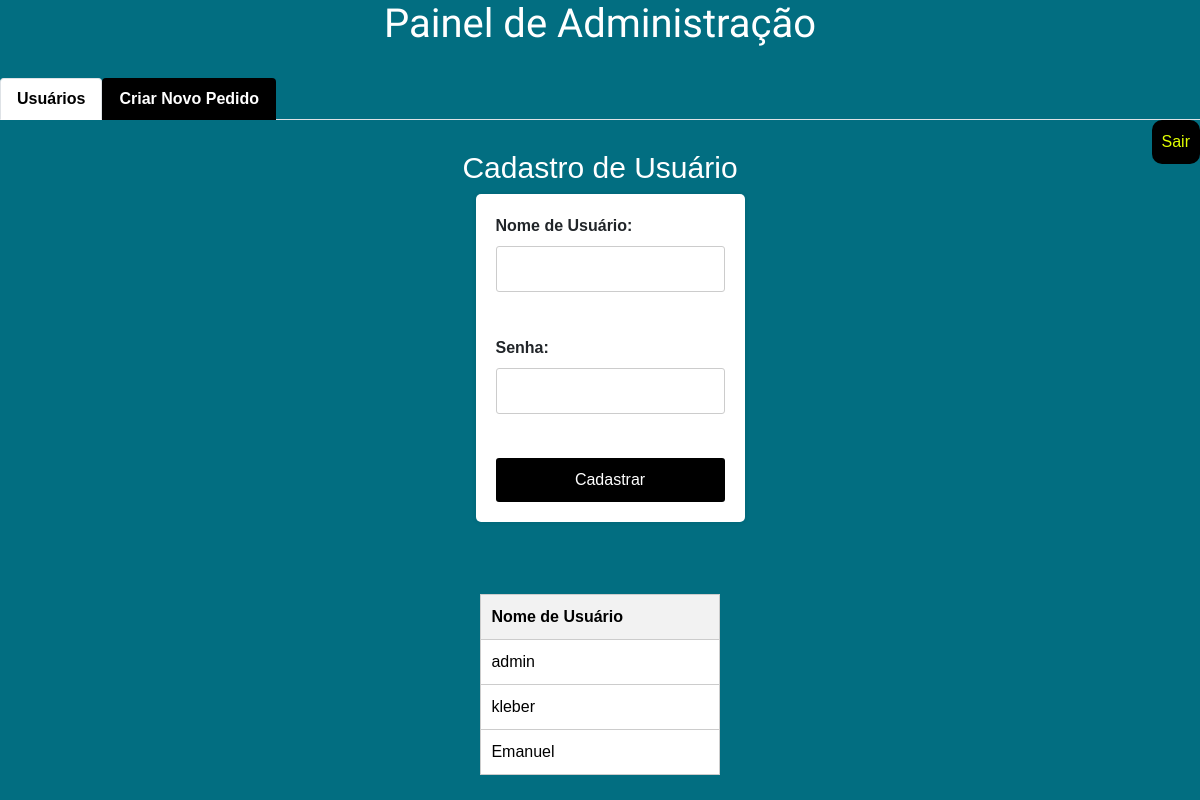
/admin_dashboard/, run on the app's committed database.
### mvpapp/models.py (models this page shows)
class User(AbstractUser):
    pass

### mvpapp/views.py (the view)
# urls.py: path('admin_dashboard/', views.admin_dashboard, name='admin_dashboard'),  # Nova rota para o painel de administração
def admin_dashboard(request):
    if request.method == 'POST':
        form = UserForm(request.POST)
        if form.is_valid():
            username = form.cleaned_data['username']
            password = form.cleaned_data['password']
            if User.objects.filter(username=username).exists():
                error_message = 'O nome de usuário já está em uso.'
                return render(request, 'admin_dashboard.html', {'form': form, 'error_message': error_message})
            user = User.objects.create_user(username=username, password=password)
            user.save()
            success_message = 'Usuário cadastrado com sucesso!'
            return render(request, 'admin_dashboard.html', {'form': form, 'success_message': success_message})
    else:
        form = UserForm()
    users = User.objects.all()
    return render(request, 'admin_dashboard.html', {'form': form, 'users': users})

### mvpapp/forms.py
class UserForm(forms.ModelForm):
    password = forms.CharField(widget=forms.PasswordInput)
    class Meta:
        model = User
        fields = ('username', 'password')

### mvpapp/templates/admin_dashboard.html (shortened to what this page needs)
{% load static %}
<!DOCTYPE html>
<html>
<head>
    <link rel="stylesheet" href="https://maxcdn.bootstrapcdn.com/bootstrap/4.5.2/css/bootstrap.min.css">
    <link rel="stylesheet" type="text/css" href="{% static 'style.css' %}">
</head>
<body>
    <h1 class="adm">Painel de Administração</h1>
    <ul class="nav nav-tabs">
        <li class="nav-item">
            <a class="nav-link active" id="tab-cadastrar-usuario" data-toggle="tab" href="#cadastrar-usuario">Usuários</a>
        </li>
        <li class="nav-item">
            <a class="nav-link" id="tab-criar-pedido" data-toggle="tab" href="#criar-pedido">Criar Novo Pedido</a>
        </li>
    </ul>
    <div class="tab-content">
        <div id="cadastrar-usuario" class="tab-pane fade show active">
            <h3 class="cdsuser">Cadastro de Usuário</h3>
            <div class="formulario">
                <form method="post">
                    <label for="username">Nome de Usuário:</label>
                    <input type="text" id="username" name="username" required><br><br>
                    <label for="password">Senha:</label>
                    <input type="password" id="password" name="password" required><br><br>
                    <input type="submit" value="Cadastrar">
                </form>
            </div>
            <div class="cadastro">
                <table>
                    <tr>
                        <th>Nome de Usuário</th>
                    </tr>
                    {% for user in users %}
                        <tr>
                            <td>{{ user.username }}</td>
                        </tr>
                    {% endfor %}
            </table>
        </div>
        </div>
        </div>
    <a class="sair" href="{% url 'logout' %}">Sair</a>
</body>
</html>

### mvpapp/static/style.css (style rules this page uses)
body { font-family: Arial, sans-serif; background-color: #026E81; }
h1 { text-align: center; margin-bottom: 30px; font-family:"Titillium Web", sans-serif; }
input { outline: none; }
.nav-tabs { margin-top: 30px; }
.nav-tabs .nav-item .nav-link { color: #ffffff; font-weight: bold; background-color: black; }
.nav-tabs .nav-item .nav-link.active { background-color: #ffffff; color: #000000; transition: 1s; }
.tab-content { margin-top: 30px; }
.cdsuser { text-align: center; color: white; font-size: 30px; }
.formulario { display: flex; justify-content: center; align-items: center; padding-bottom: 50px; }
.cadastro { display: flex; justify-content: center; align-items: center; top: 250px; padding-top: 50px; padding: 2px; }
table { color: black; background-color: #ffffff; }
.sair { color: rgb(225, 255, 0); background-color: #000000; padding: 10px; border-radius: 10px; position: absolute; top: 15%; right: 0px; }
#cadastrar-usuario form { max-width: 400px; margin: 0; margin-left: 20px; background-color: #fff; padding: 20px; border-radius: 5px; box-shadow: 0 0 5px rgba(0, 0, 0, 0.1); }
#cadastrar-usuario form label { font-weight: bold; display: block; }
#cadastrar-usuario form input[type="text"], #cadastrar-usuario form input[type="password"] { width: 100%; padding: 10px; margin-bottom: 20px; border: 1px solid #ccc; border-radius: 3px; }
#cadastrar-usuario form input[type="submit"] { width: 100%; padding: 10px; background-color: #000000; color: #fff; border: none; border-radius: 3px; cursor: pointer; }
#cadastrar-usuario table { width: 20%; border-collapse: collapse; margin-top: 20px; }
#cadastrar-usuario th, #cadastrar-usuario td { padding: 10px; border: 1px solid #ccc; text-align: left; }
#cadastrar-usuario th { background-color: #f2f2f2; }
.adm { color: white; font-size: 40px; }

### data on the page
User: username "admin"
User: username "kleber"
User: username "Emanuel"
